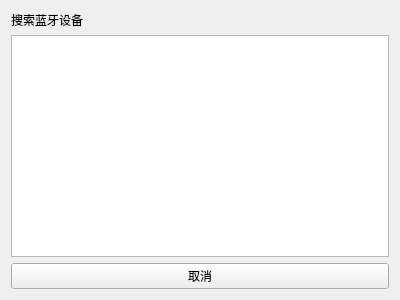
<?xml version="1.0" encoding="UTF-8"?>
<ui version="4.0">
 <class>BluetoothSelector</class>
 <widget class="QWidget" name="BluetoothSelector">
  <property name="geometry">
   <rect>
    <x>0</x>
    <y>0</y>
    <width>400</width>
    <height>300</height>
   </rect>
  </property>
  <property name="windowTitle">
   <string>Form</string>
  </property>
  <layout class="QVBoxLayout" name="verticalLayout">
   <item>
    <widget class="QLabel" name="status">
     <property name="text">
      <string>搜索蓝牙设备</string>
     </property>
    </widget>
   </item>
   <item>
    <widget class="QListWidget" name="remoteDevices"/>
   </item>
   <item>
    <widget class="QPushButton" name="cancelButton">
     <property name="text">
      <string>取消</string>
     </property>
    </widget>
   </item>
  </layout>
 </widget>
 <resources/>
 <connections/>
</ui>
